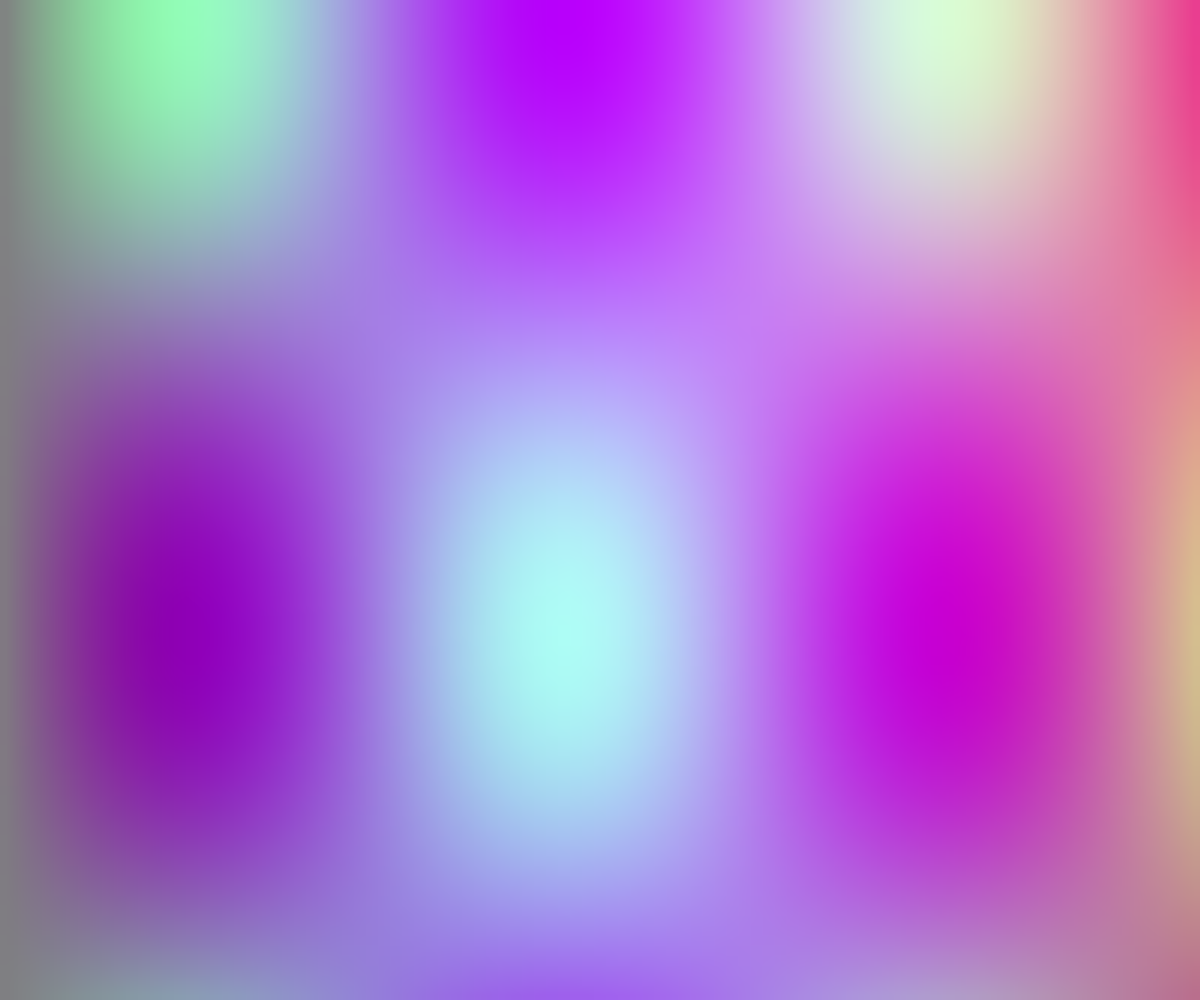
Frame 1 (no input)
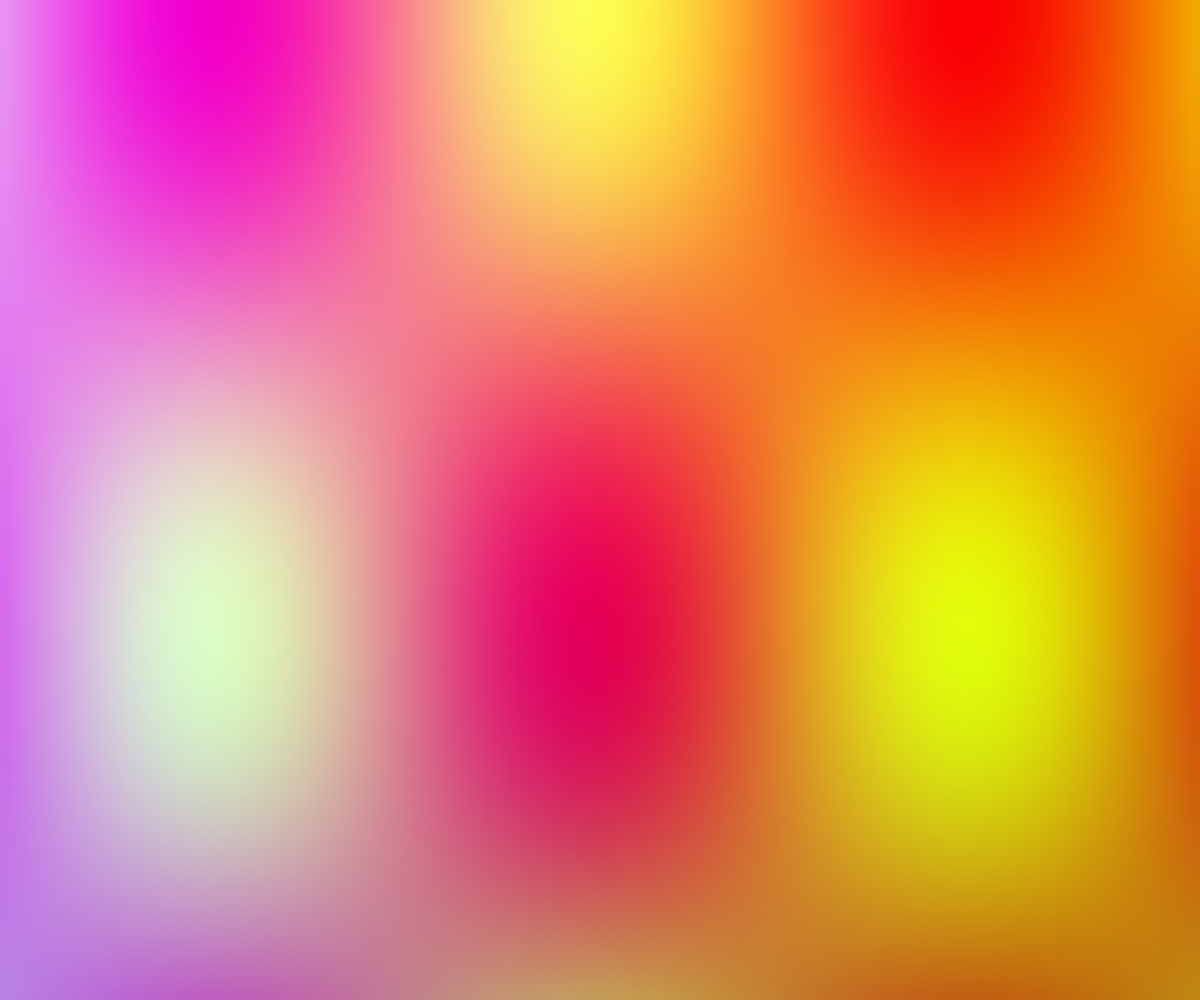
Frame 60 (no input)
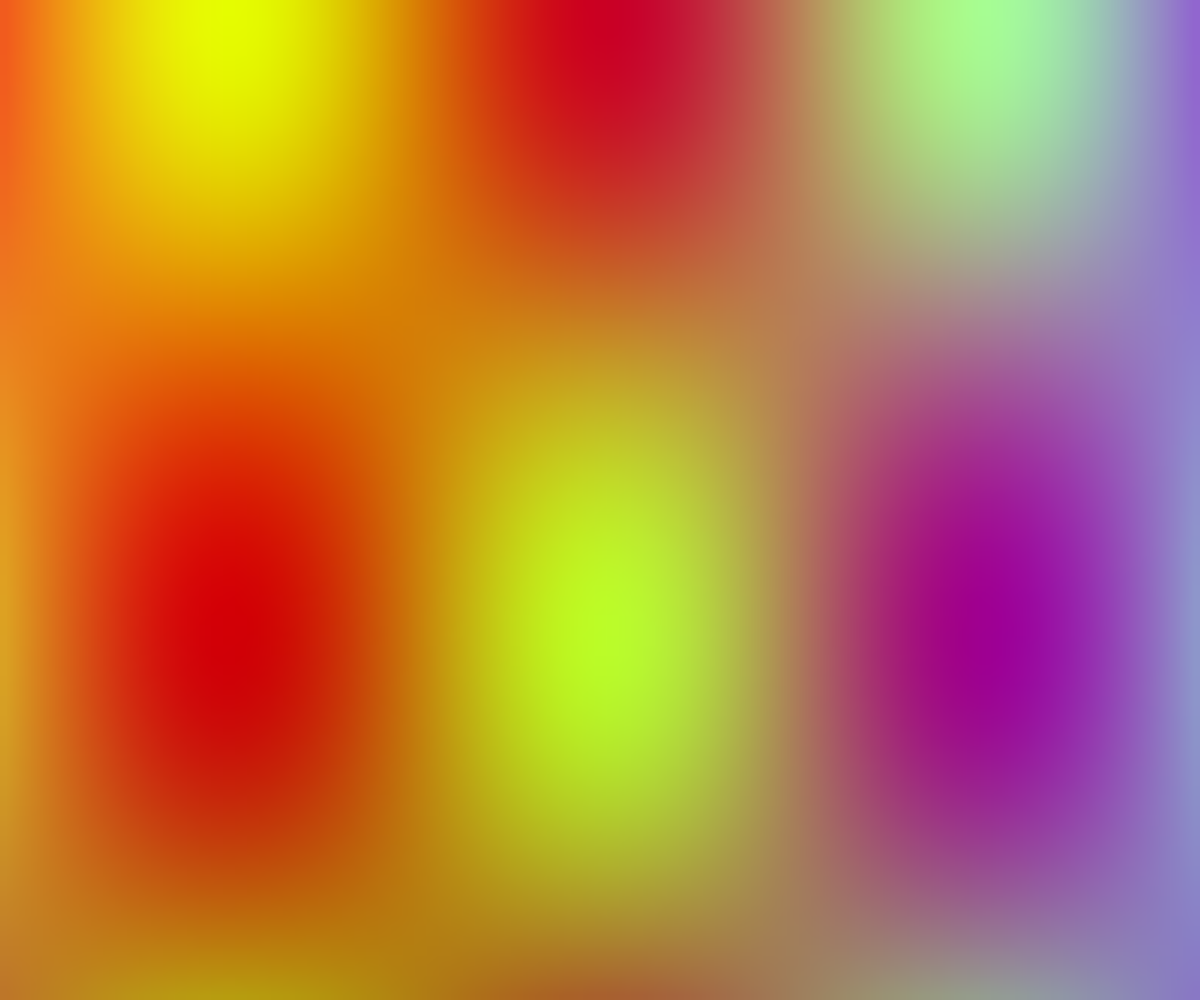
Frame 120 (the mouse pressed at the canvas centre since frame 60)

The p5.js sketch that drew these frames (run headless with seeded random() and noise() and a simulated clock; from frame 60 on, the mouse is pressed at the canvas centre):

// p5.js sketch
// ── sketch.js
var img;

function setup() {
        createCanvas(windowWidth, windowHeight);
        img = createImage(100, 100);

}

function windowResized() {
        resizeCanvas(windowWidth, windowHeight);
}

function draw() {
        img.loadPixels();
        for (i = 0; i < img.width; i++) {
                for (j = 0; j < img.height; j++) {
                  var r = sin(i*0.01+millis()*0.001)*cos(j*0.01)*127+126;
                  var g = sin(i*0.1+millis()*0.003)*cos(j*0.05)*127+126;
                  var b = sin(i*0.03+millis()*0.002)*cos(j*0.005)*127+126;
                        img.set(i, j, color(r,g,b)   );
                }
        }
        img.updatePixels();
        image(img, 0, 0,width,height);

}
